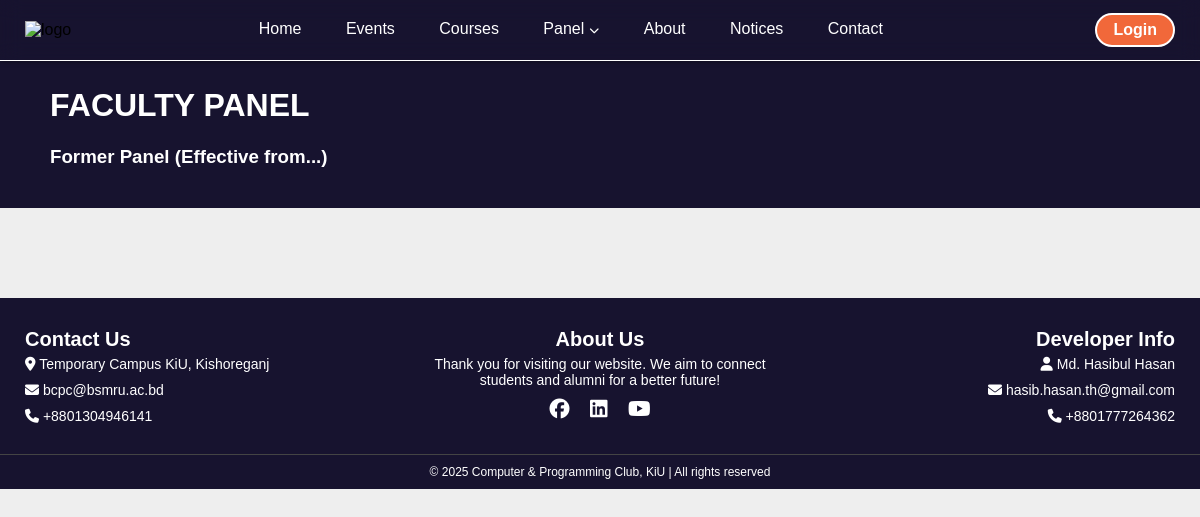
Before: /former_faculty/ with the older database file.
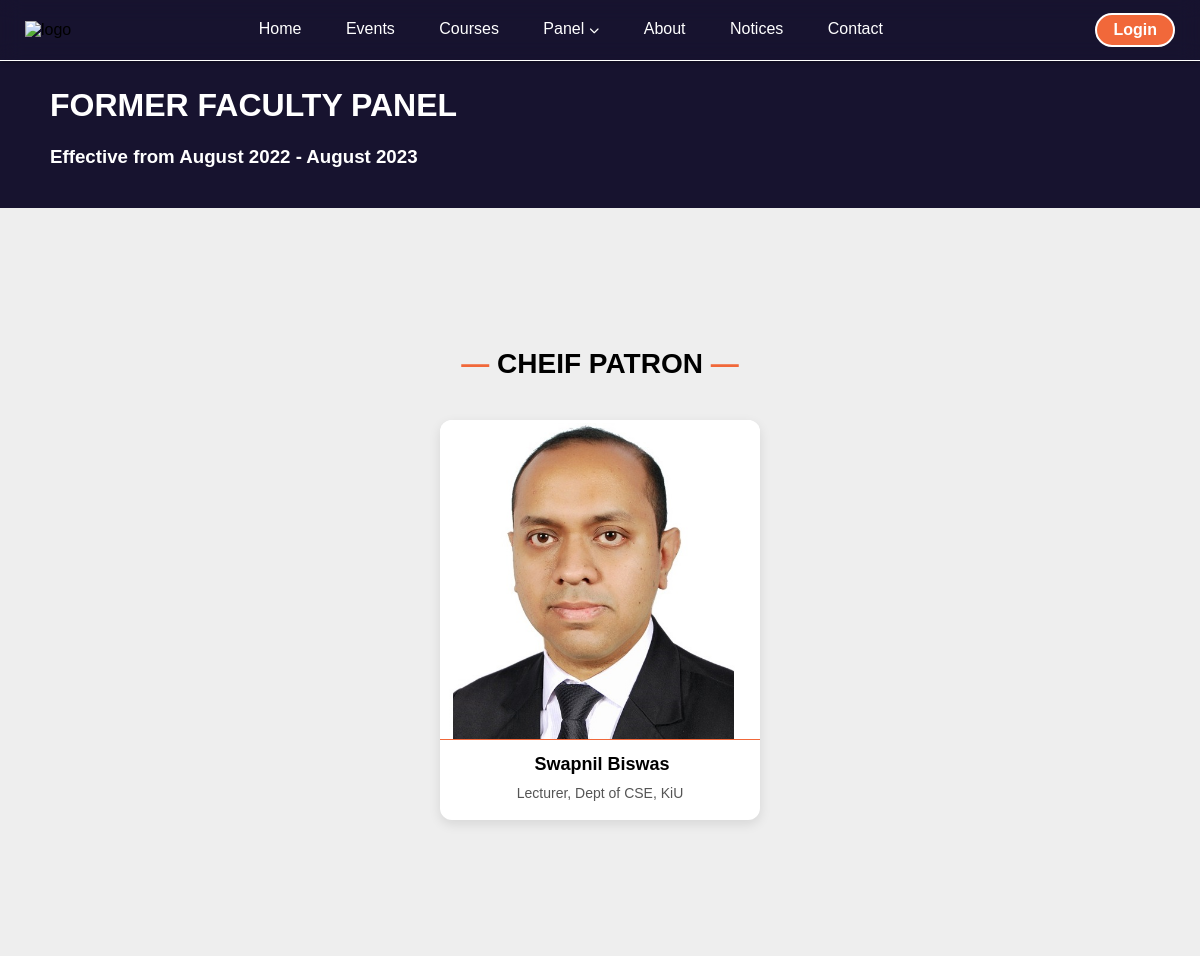
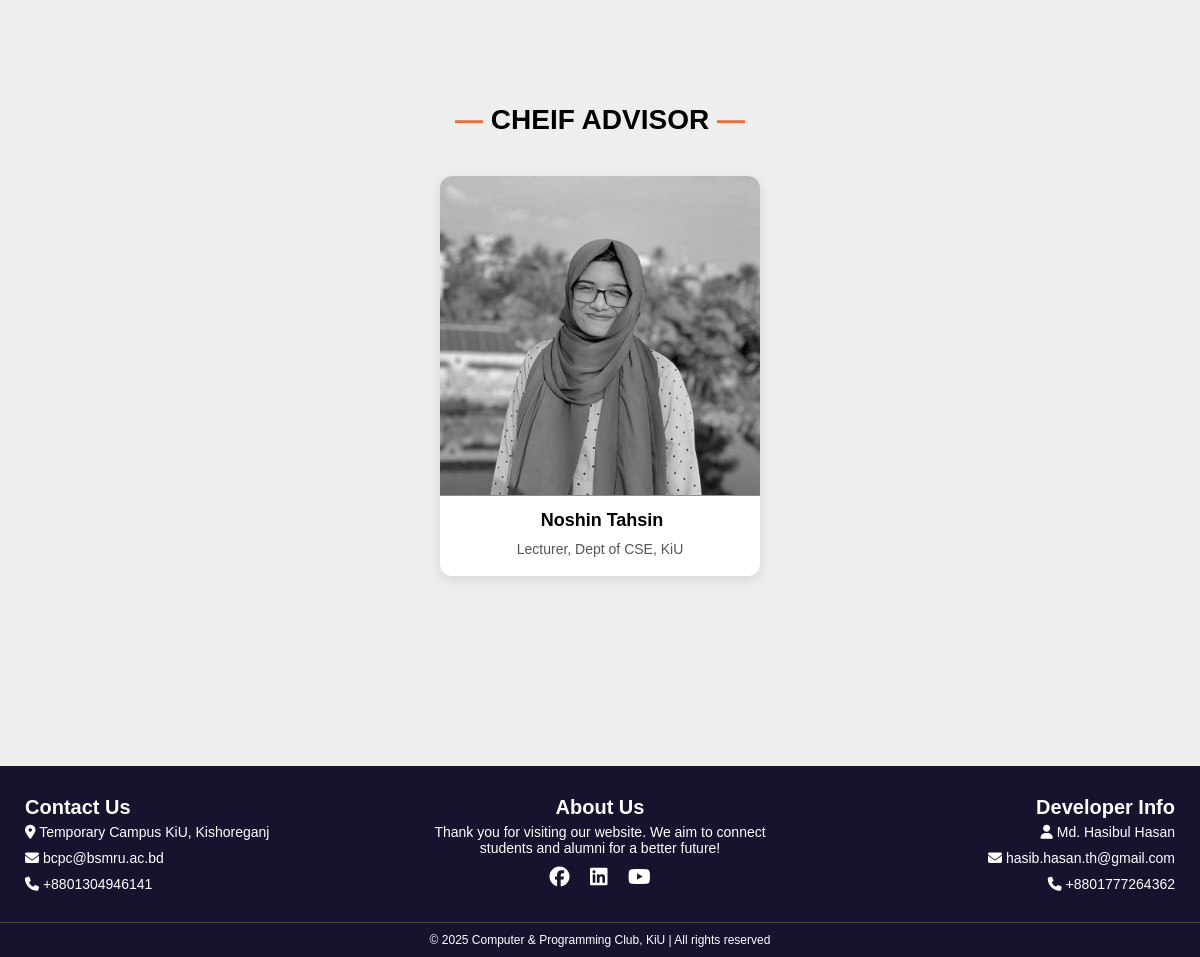
After: the same page with the newer database file (2 pictures, top to bottom).
### root/models.py (models this page shows, shortened)
class FormerFacultyMember(models.Model):
    panel = models.CharField(max_length=100, choices=Panel_Choice)
    name = models.CharField(max_length=100)
    designation = models.CharField(max_length=150, default='Lecturer, Dept of CSE, KiU')
    image = models.ImageField(upload_to='faculty/')
    facebook_link = models.URLField(blank=True, null=True)
    linkedin_link = models.URLField(blank=True, null=True)
    page_title = models.CharField(max_length=200, blank=True)
    page_subtitle = models.CharField(max_length=300, blank=True)

### root/views.py (the view)
# urls.py: path('former_faculty/', views.former_faculty, name='former_faculty'),
def former_faculty(request):
    fields = FormerFacultyMember.objects.all()
    panel_names = fields.values_list('panel', flat=True).distinct()
    panels = []
    for panel in panel_names:
        members = FormerFacultyMember.objects.filter(panel=panel)
        panels.append({
            'panel': panel,
            'members': members
        })
    context = {
        'panels': panels,
        'page_title': fields[0].page_title if fields else 'FACULTY PANEL',
        'page_subtitle': fields[0].page_subtitle if fields else 'Former Panel (Effective from...)'
    }
    return render(request, 'root/former_faculty.html', context)

### root/templates/root/former_faculty.html (shortened to what this page needs)
{% extends "root/base.html" %}
{% load static %}
{% block content %}
<div class="page-title">
    <h1><br><strong>{{ page_title }}</strong></h1>
    <h3><br><strong>{{ page_subtitle }}</strong></h3>
</div>
<section id="team">
    <div class="container">
        {% for item in panels %}
        <div class="container_title" id="{{ item.panel|slugify }}" data-aos="fade-up" data-aos-duration="1500">
            <h2><span class="dash">—</span> {{ item.panel|upper }} <span class="dash">—</span></h2>
        </div>
        <div class="container_members" data-aos="fade-up" data-aos-duration="1500">
            {% for member in item.members %}
            <div class="member-card">
                {% if member.image %}
                    <img src="{{ member.image.url }}" alt="{{ member.name }}">
                {% else %}
                    <img src="{% static 'images/default-user.png' %}" alt="No Image">
                {% endif %}
                <h3>{{ member.name }}</h3>
                <p>{{ member.designation }}</p>
            </div>
            {% endfor %}
        </div>
        {% endfor %}
    </div>
</section>
<br><br><br><br><br>
{% endblock content %}

Changed rows visible on the page:
added FormerFacultyMember: page_title "FORMER FACULTY PANEL", page_subtitle "Effective from August 2022 - August 2023", image (picture), name "Swapnil Biswas", designation "Lecturer, Dept of CSE, KiU", shown under "CHEIF PATRON"
added FormerFacultyMember: image (picture), name "Noshin Tahsin", designation "Lecturer, Dept of CSE, KiU", shown under "CHEIF ADVISOR"
Other visible differences:
{{ page_title }}: "FACULTY PANEL" → (not shown)
{{ page_subtitle }}: "Former Panel (Effective from...)" → (not shown)
new list line: "— CHEIF PATRON —"
new list line: "— CHEIF ADVISOR —"
